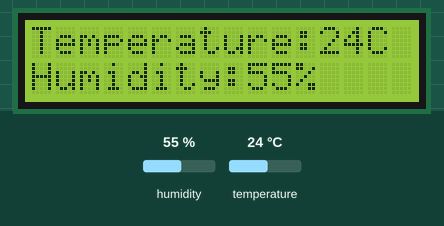
Simulated run of this sketch. Board: Arduino Uno, built with avr-gcc and run on an emulated ATmega328P. On the bench: 16×2 character LCD. Inputs (shaded band) come from the test bench; at power-on: humidity 55 %, temperature 24 °C. What the sketch prints to the serial monitor is not drawn.

Above: at 1.2 s.
1.3 s: humidity set to 22 %
At 3.0 s:
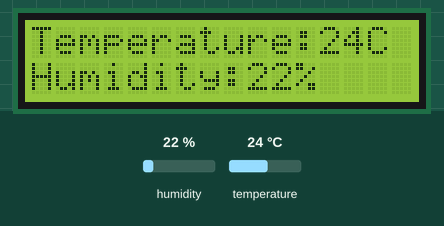
4.0 s: temperature set to 12 °C
At 5.1 s:
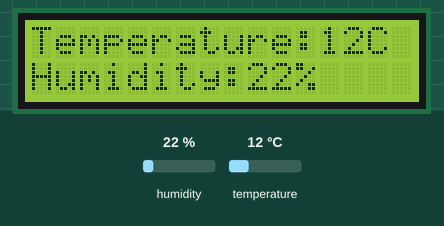
6.7 s: humidity set to 40 %
At 9.5 s:
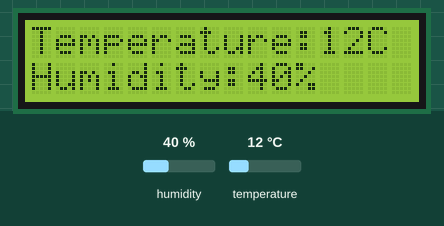
9.8 s: temperature set to 19 °C
At 11.6 s:
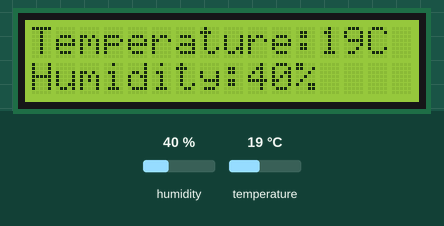
Timing chart, 0 to 13.1 s (numbered marks = the images above; inputs shaded):
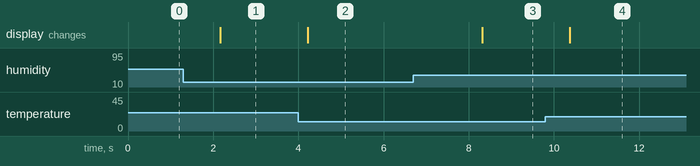

The sketch:

Weather_Station.ino
```cpp
#include <DHT.h>
#include <LiquidCrystal_I2C.h>

#define DHTPIN 2 //Data PIN connected to the arduino
#define DHTTYPE DHT11

DHT dht(DHTPIN, DHTTYPE);
LiquidCrystal_I2C lcd(0x27, 16, 2);

int humidity;
int temperature;
int dt = 2000;

void setup() {
  Serial.begin(9600);
  dht.begin();

  lcd.init();
  lcd.backlight();

}

void loop() {
  humidity = dht.readHumidity();
  temperature = dht.readTemperature();

  if(isnan(humidity) || isnan(temperature)){ //isnan = is Not A Number
    Serial.print("Failed to reat from dht");
    lcd.print("Failed to reat from dht");
  }

  else{
    Serial.print("Humidity: ");
    Serial.print(humidity);
    Serial.print(" %\tTemperature: ");
    Serial.print(temperature);
    Serial.println("C");

    lcd.setCursor(0, 0);
    lcd.print("Temperature:");
    lcd.print(temperature);
    lcd.print("C");

    lcd.setCursor(0, 1);
    lcd.print("Humidity:");
    lcd.print(humidity);
    lcd.print("%");
  }

  delay(dt);

}
```

Measured:
- after the input at 1.3 s, the display: changes after 0.87 s (image 1)
- after the input at 4.0 s, the display: changes after 0.22 s (image 2)
- after the input at 6.7 s, the display: changes after 1.6 s (image 3)
- after the input at 9.8 s, the display: changes after 0.57 s (image 4)
